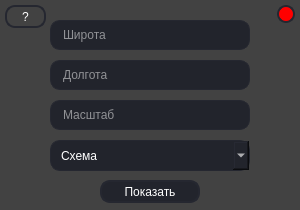
<?xml version="1.0" encoding="UTF-8"?>
<ui version="4.0">
 <class>MainWindow</class>
 <widget class="QMainWindow" name="MainWindow">
  <property name="geometry">
   <rect>
    <x>0</x>
    <y>0</y>
    <width>300</width>
    <height>210</height>
   </rect>
  </property>
  <property name="sizePolicy">
   <sizepolicy hsizetype="Fixed" vsizetype="Fixed">
    <horstretch>0</horstretch>
    <verstretch>0</verstretch>
   </sizepolicy>
  </property>
  <property name="minimumSize">
   <size>
    <width>300</width>
    <height>210</height>
   </size>
  </property>
  <property name="maximumSize">
   <size>
    <width>300</width>
    <height>210</height>
   </size>
  </property>
  <property name="windowTitle">
   <string>MainWindow</string>
  </property>
  <property name="styleSheet">
   <string notr="true">background-color: rgb(66, 66, 66);</string>
  </property>
  <widget class="QWidget" name="centralwidget">
   <widget class="QPushButton" name="pushButton_2">
    <property name="geometry">
     <rect>
      <x>100</x>
      <y>180</y>
      <width>100</width>
      <height>23</height>
     </rect>
    </property>
    <property name="styleSheet">
     <string notr="true">QPushButton {
	background-color: rgb(37, 39, 48);
	border: 2px solid rgb(37, 39, 48);
	border-radius: 10px;
	color: #FFF;
	padding-left: 10px;
	padding-right: 10px;
	background-color: rgb(34, 36, 44);}
QPushButton:hover {background-color: rgb(100, 100, 100) }
QPushButton:hover:pressed {background-color: rgb(150, 150, 150)}</string>
    </property>
    <property name="text">
     <string>Показать</string>
    </property>
   </widget>
   <widget class="QLineEdit" name="lineEdit">
    <property name="geometry">
     <rect>
      <x>50</x>
      <y>20</y>
      <width>200</width>
      <height>30</height>
     </rect>
    </property>
    <property name="styleSheet">
     <string notr="true">border: 1px solid rgb(37, 39, 48) ;
border-radius: 10px;
color: #FFF;
padding-left: 10px;
padding-right: 10px;
background-color: rgb(34, 36, 44);
</string>
    </property>
    <property name="placeholderText">
     <string>Широта</string>
    </property>
   </widget>
   <widget class="QLineEdit" name="lineEdit_2">
    <property name="geometry">
     <rect>
      <x>50</x>
      <y>60</y>
      <width>200</width>
      <height>30</height>
     </rect>
    </property>
    <property name="styleSheet">
     <string notr="true">border: 1px rgb(37, 39, 48) ;
border-style: solid;
border-radius: 10px;
color: #FFF;
padding-left: 10px;
padding-right: 10px;
background-color: rgb(34, 36, 44);
</string>
    </property>
    <property name="placeholderText">
     <string>Долгота</string>
    </property>
   </widget>
   <widget class="QPushButton" name="pushButton">
    <property name="geometry">
     <rect>
      <x>277</x>
      <y>5</y>
      <width>18</width>
      <height>18</height>
     </rect>
    </property>
    <property name="font">
     <font>
      <family>Arial</family>
      <pointsize>8</pointsize>
     </font>
    </property>
    <property name="styleSheet">
     <string notr="true">QPushButton {
	background-color: rgb(255, 0, 0);
	border: 2px solid rgb(37, 39, 48);
	border-radius: 9px;
	color: #FFF;
	padding-left: 1px;
	padding-right: 1px;}
QPushButton:hover {background-color: rgb(170, 0, 0) }
QPushButton:hover:pressed {background-color: rgb(150, 150, 150)}</string>
    </property>
    <property name="text">
     <string/>
    </property>
    <property name="iconSize">
     <size>
      <width>16</width>
      <height>16</height>
     </size>
    </property>
   </widget>
   <widget class="QLineEdit" name="lineEdit_3">
    <property name="geometry">
     <rect>
      <x>50</x>
      <y>100</y>
      <width>200</width>
      <height>30</height>
     </rect>
    </property>
    <property name="styleSheet">
     <string notr="true">border: 1px rgb(37, 39, 48) ;
border-style: solid;
border-radius: 10px;
color: #FFF;
padding-left: 10px;
padding-right: 10px;
background-color: rgb(34, 36, 44);
</string>
    </property>
    <property name="text">
     <string/>
    </property>
    <property name="placeholderText">
     <string>Масштаб</string>
    </property>
   </widget>
   <widget class="QPushButton" name="pushButton_3">
    <property name="geometry">
     <rect>
      <x>5</x>
      <y>5</y>
      <width>41</width>
      <height>23</height>
     </rect>
    </property>
    <property name="styleSheet">
     <string notr="true">QPushButton {
	background-color: rgb(66, 66, 66);
	border: 2px solid rgb(37, 39, 48);
	border-radius: 10px;
	color: #FFF;
	padding-left: 10px;
	padding-right: 10px;}
QPushButton:hover {background-color: rgb(100, 100, 100) }
QPushButton:hover:pressed {background-color: rgb(150, 150, 150)}</string>
    </property>
    <property name="text">
     <string>?</string>
    </property>
   </widget>
   <widget class="QComboBox" name="comboBox">
    <property name="geometry">
     <rect>
      <x>50</x>
      <y>140</y>
      <width>200</width>
      <height>31</height>
     </rect>
    </property>
    <property name="styleSheet">
     <string notr="true">QComboBox{
	background-color: rgb(34, 36, 44);
	border-radius: 10px;
	border: 1px solid rgb(37, 39, 48);
	padding: 10px;
	color: rgb(255, 255, 255);
	padding-left: 10px;
}
QComboBox:hover{
	border: 1px solid rgb(64, 71, 88);
	
}
QComboBox QAbstractItemView {
	color: rgb(75, 170, 255);	
	background-color: rgb(27, 29, 35);
	padding: 10px;
	selection-background-color: rgb(50, 50, 50);
}</string>
    </property>
    <item>
     <property name="text">
      <string>Схема</string>
     </property>
    </item>
    <item>
     <property name="text">
      <string>Спутник</string>
     </property>
    </item>
    <item>
     <property name="text">
      <string>Гибрид</string>
     </property>
    </item>
   </widget>
  </widget>
 </widget>
 <resources/>
 <connections/>
</ui>
